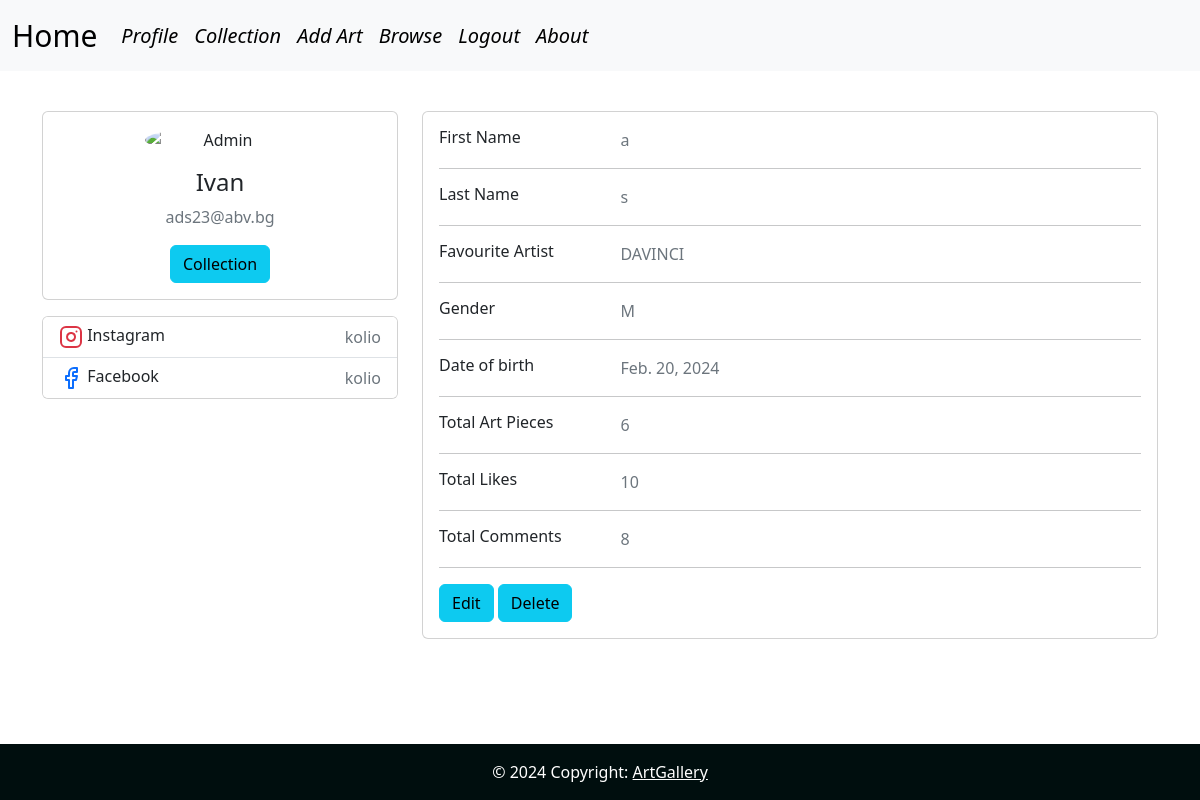
Before: /accounts/profile/Ivan/3/ (signed in) with the older database file.
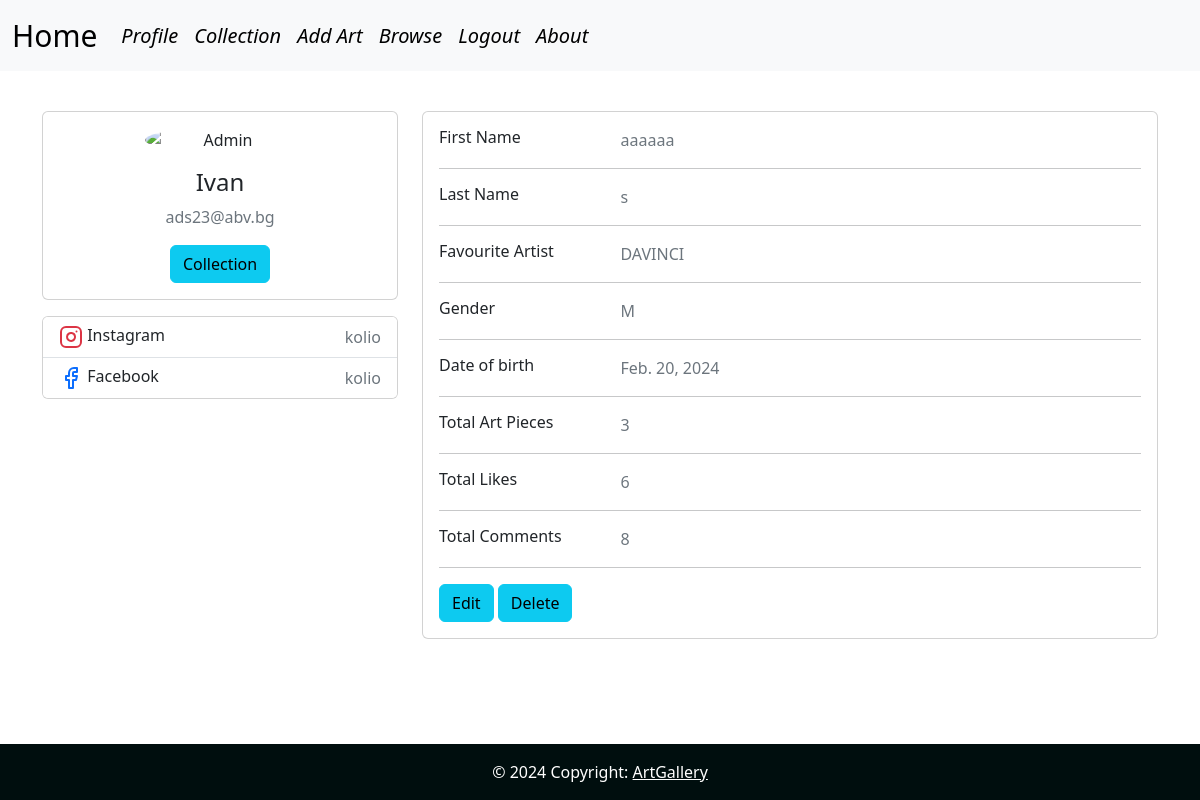
After: the same page with the newer database file.
### ArtGallery/accounts/models.py (models this page shows)
class Profile(models.Model):
    first_name = models.CharField(max_length=30, blank=True, null=True)
    last_name = models.CharField(max_length=30, blank=True, null=True)
    date_of_birth = models.DateField(blank=True, null=True)
    gender = models.CharField(max_length=10, blank=True, null=True, choices=[("M", "Male"), ("F", "Female")])
    favourite_artist = models.CharField(max_length=30, blank=True, null=True)
    facebook = models.CharField(max_length=30, blank=True, null=True)
    instagram = models.CharField(max_length=30, blank=True, null=True)
    profile_pic = models.URLField(blank=True, null=True)
    user = models.OneToOneField(
        ArtGalleryUser,
        on_delete=models.CASCADE,
        primary_key=True
    )

class ArtGalleryUser(AbstractBaseUser, PermissionsMixin):
    username_validator = UnicodeUsernameValidator()
    username = models.CharField(
        _("username"),
        max_length=150,
        unique=True,
        help_text=_(
            "Required. 150 characters or fewer. Letters, digits and @/./+/-/_ only."
        ),
        validators=[username_validator],
        error_messages={
            "unique": _("A user with that username already exists."),
        },
    )
    email = models.EmailField(_("email address"), blank=False, null=False, unique=True)
    is_staff = models.BooleanField(default=False, )
    is_active = models.BooleanField(default=True, )
    date_joined = models.DateTimeField(_("date joined"), default=timezone.now)
    USERNAME_FIELD = "username"
    objects = UserManager()

### ArtGallery/art/models.py (models this page shows)
class ArtPiece(models.Model):
    TYPES_OF_ARTWORK = (
        ("Picture", "Picture"),
        ("Drawing", "Drawing"),
        ("Sculpture", "Sculpture"),
        ("Other", "Other")
    )
    title = models.CharField(max_length=30, null=False, blank=False, unique=True)
    art_piece = models.URLField(null=False, blank=False, unique=True)
    artist = models.CharField(max_length=30, null=True, blank=True)
    type_of_artwork = models.CharField(max_length=30, choices=TYPES_OF_ARTWORK, null=True, blank=True)
    description = models.TextField(null=True, blank=True)
    price = models.FloatField(null=True, blank=True)
    user = models.ForeignKey(UserModel, on_delete=models.CASCADE)

class Likes(models.Model):
    to_art_piece = models.ForeignKey(ArtPiece, on_delete=models.CASCADE)
    user = models.ForeignKey(UserModel, on_delete=models.CASCADE)

### ArtGallery/accounts/views.py (the view)
# urls.py: path("profile/<str:slug>/<int:pk>/", UserProfileView.as_view(), name="profile_details"),
class UserProfileView(LoginRequiredMixin, DetailView):
    model = Profile
    template_name = "accounts/profile.html"
    def total_likes(self):
        all_likes = 0
        user_art_pieces = ArtPiece.objects.filter(user_id=self.object.user.id)
        for art_piece in user_art_pieces:
            for like in Likes.objects.all():
                if art_piece.id == like.to_art_piece_id:
                    all_likes += 1
        return all_likes
    def get_context_data(self, **kwargs):
        context = super().get_context_data(**kwargs)
        context["art_pieces"] = ArtPiece.objects.filter(user=self.object.user)
        context["total_likes"] = self.total_likes
        return context

### templates/accounts/profile.html (shortened to what this page needs)
{% extends "base.html" %}
{% load static %}
{% block main %}
    <link rel="stylesheet" href="{% static 'profile_edit_delete_css.css' %}">
    <div class="container">
        <div class="main-body" style="margin-top: 40px">
            <div class="row gutters-sm">
                <div class="col-md-4 mb-3">
                    <div class="card">
                        <div class="card-body">
                            <div class="d-flex flex-column align-items-center text-center">
                                <img {% if profile.profile_pic %} src="{{ profile.profile_pic }}"
                                {% else %} src="https://bootdey.com/img/Content/avatar/avatar7.png"
                                {% endif %} alt="Admin" class="rounded-circle" width="150">
                                <div class="mt-3">
                                    <h4>{{ profile.user.username }}</h4>
                                    <p class="text-secondary mb-1">{{ profile.user.email }}</p>
                                    <a class="btn btn-info "
                                       href="{% url 'art_collection' slug=profile.user.username pk=profile.user.pk %}">Collection</a>
                                </div>
                            </div>
                        </div>
                    </div>
                    <div class="card mt-3">
                        <ul class="list-group list-group-flush">
                            <li class="list-group-item d-flex justify-content-between align-items-center flex-wrap">
                                <h6 class="mb-0">
                                    Instagram
                                </h6>
                                <span class="text-secondary">{{ profile.instagram }}</span>
                            </li>
                            <li class="list-group-item d-flex justify-content-between align-items-center flex-wrap">
                                <h6 class="mb-0">
                                    Facebook
                                </h6>
                                <span class="text-secondary">{{ profile.facebook }}</span>
                            </li>
                        </ul>
                    </div>
                </div>
                <div class="col-md-8">
                    <div class="card mb-3">
                        <div class="card-body">
                            <div class="row">
                                <div class="col-sm-3">
                                    <h6 class="mb-0">First Name</h6>
                                </div>
                                <div class="col-sm-9 text-secondary">
                                    {{ profile.first_name }}
                                </div>
                            </div>
                            <hr>
                            <div class="row">
                                <div class="col-sm-3">
                                    <h6 class="mb-0">Last Name</h6>
                                </div>
                                <div class="col-sm-9 text-secondary">
                                    {{ profile.last_name }}
                                </div>
                            </div>
                            <hr>
                            <div class="row">
                                <div class="col-sm-3">
                                    <h6 class="mb-0">Favourite Artist</h6>
                                </div>
                                <div class="col-sm-9 text-secondary">
                                    {{ profile.favourite_artist }}
                                </div>
                            </div>
                            <hr>
                            <div class="row">
                                <div class="col-sm-3">
                                    <h6 class="mb-0">Gender</h6>
                                </div>
                                <div class="col-sm-9 text-secondary">
                                    {{ profile.gender }}
                                </div>
                            </div>
                            <hr>
                            <div class="row">
                                <div class="col-sm-3">
                                    <h6 class="mb-0">Date of birth</h6>
                                </div>
                                <div class="col-sm-9 text-secondary">
                                    {{ profile.date_of_birth }}
                                </div>
                            </div>
                            <hr>
                            <div class="row">
                                <div class="col-sm-3">
                                    <h6 class="mb-0">Total Art Pieces</h6>
                                </div>
                                <div class="col-sm-9 text-secondary">
                                    {{ art_pieces.count }}
                                </div>
                            </div>
                            <hr>
                            <div class="row">
                                <div class="col-sm-3">
                                    <h6 class="mb-0">Total Likes</h6>
                                </div>
                                <div class="col-sm-9 text-secondary">
                                    {{ total_likes }}
                                </div>
                            </div>
                            <hr>
                            <div class="row">
                                <div class="col-sm-3">
                                    <h6 class="mb-0">Total Comments</h6>
                                </div>
                                <div class="col-sm-9 text-secondary">
                                    {{ profile.user.comments_set.all.count }}
                                </div>
                            </div>
                            <hr>
                            {% if profile.user_id == request.user.pk %}
                                <div class="row">
                                    <div class="col-sm-12">
                                        <a class="btn btn-info "
                                           href="{% url 'profile_edit'  slug=request.user.username pk=request.user.pk %}">Edit</a>
                                        <a class="btn btn-info "
                                           href="{% url 'profile_delete'  slug=request.user.username pk=request.user.pk %}">Delete</a>
                                    </div>
                                </div>
                            {% endif %}
                        </div>
                    </div>
                </div>
            </div>
        </div>
    </div>
{% endblock %}

### templates/base.html (shortened to what this page needs)
<!DOCTYPE html>
<html lang="en">
<head>
    <link rel="stylesheet" href="https://cdn.jsdelivr.net/npm/bootstrap@5.3.3/dist/css/bootstrap.min.css">
</head>
<body style="background-color: white">
<header>
    <nav class="navbar navbar-expand-lg bg-body-tertiary">
        <div class="container-fluid">
            <a style="font-size: 30px" class="navbar-brand" href="{% url 'home' %}">Home</a>
            <div class="collapse navbar-collapse" id="navbarNav">
                <ul class="navbar-nav">
                    {% if not request.user.is_authenticated %}
                        <li class="nav-item">
                            <a style="font-size: 20px" class="nav-link active" aria-current="page"
                               href="{% url 'register' %}"><i>Register</i></a>
                        </li>
                        <li class="nav-item">
                            <a style="font-size: 20px" class="nav-link active" href="{% url 'login' %}"><i>Login</i></a>
                        </li>
                    {% else %}
                        <li class="nav-item">
                            <a style="font-size: 20px" class="nav-link active"
                               href="{% url 'profile_details' slug=request.user.username pk=request.user.pk %}"><i>Profile</i></a>
                        </li>
                        <li class="nav-item">
                            <a style="font-size: 20px" class="nav-link active"
                               href="{% url 'art_collection' slug=request.user.username pk=request.user.pk %}"><i>Collection</i></a>
                        </li>
                        <li class="nav-item">
                            <a style="font-size: 20px" class="nav-link active" href="{% url 'add_art_piece' %}"><i>Add
                                Art</i></a>
                        </li>
                        <li class="nav-item">
                            <a style="font-size: 20px" class="nav-link active"
                               href="{% url 'browse_art' %}"><i>Browse</i></a>
                        </li>
                        <form style="font-size: 20px" action="{% url 'logout' %}" method="post">
                            <button class="nav-link active" type="submit"><i>Logout</i></button>
                        </form>
                    {% endif %}
                    <li class="nav-item">
                        <a style="font-size: 20px" class="nav-link active"
                           href="{% url 'about_page' %}"><i>About</i></a>
                    </li>
                </ul>
            </div>
        </div>
    </nav>
</header>
<main>
    {% block main %}
    {% endblock %}
</main>
<footer>
    <section style="margin-top: 85px" class="">
        <footer class="bg-primary text-white text-center text-lg-start fixed-bottom">
            <footer class="text-center text-white" style="background-color: darkcyan;">
                <div class="text-center p-3" style="background-color: rgba(0, 0, 0, 0.9);">
                    © 2024 Copyright:
                    <a class="text-white" href="{% url 'home' %}">ArtGallery</a>
                </div>
            </footer>
        </footer>
    </section>
</footer>
</body>
</html>

### staticfiles/profile_edit_delete_css.css (style rules this page uses)
body { background-image: url("https://cdn.pixabay.com/photo/2016/02/23/07/37/wall-1217083_1280.jpg"); background-size: cover; }

Changed rows visible on the page:
changed Profile "kolio": first_name "a" → "aaaaaa"; user_id.to_art_piece_id "10" → "6"
Other visible differences:
{{ art_pieces.count }}: "6" → "3"
